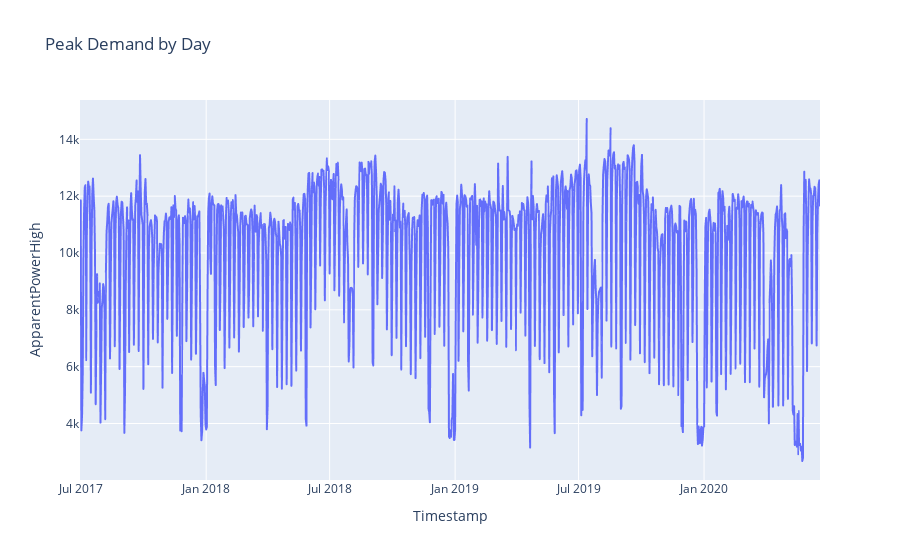

Notebook source saved alongside this figure:
### Code cell
series_plot(df_daily, 'Timestamp', 'ApparentPowerHigh', 'Peak Demand by Day').show()

### Figure 1 — Plotly figure (JSON) as saved in the notebook; plotly's stock layout.template omitted (floating-point values rounded to 4 significant figures; data arrays with more than 128 entries replaced by an {"elided": "..."} marker saying what was removed)
{"data": [{"hovertemplate": "Timestamp=%{x}<br>ApparentPowerHigh=%{y}<extra></extra>", "legendgroup": "", "line": {"color": "#636efa", "dash": "solid"}, "mode": "lines", "name": "", "showlegend": false, "type": "scattergl", "x": {"elided": "1086 str values"}, "xaxis": "x", "y": {"elided": "1086 float values"}, "yaxis": "y"}], "layout": {"legend": {"tracegroupgap": 0}, "title": {"text": "Peak Demand by Day"}, "xaxis": {"anchor": "y", "domain": [0, 1], "title": {"text": "Timestamp"}}, "yaxis": {"anchor": "x", "domain": [0, 1], "title": {"text": "ApparentPowerHigh"}}}}
